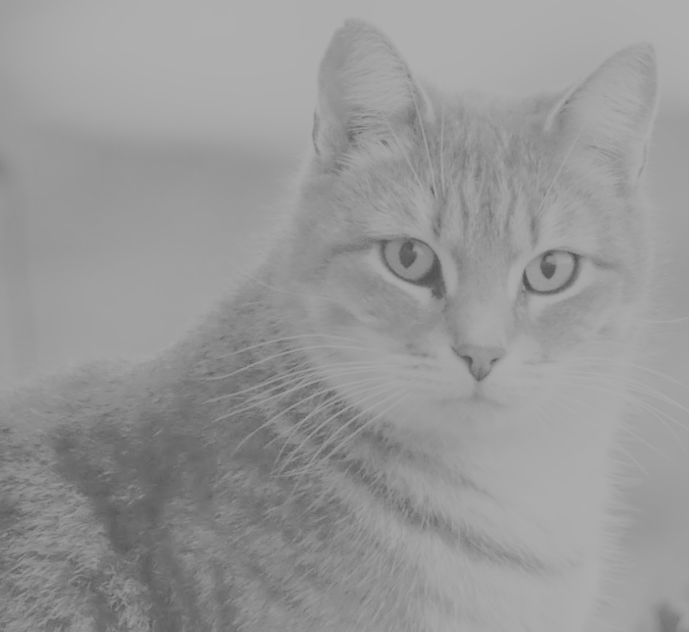
#> input picture Ex02/OtsuThresholding/hello.png, 689 x 632 px
$ python histo_eq.py
#> lines starting #> are read from the running program, lines starting #| are printed output that depends on the picture
"""
Created on 30.05.2022
@Author: HUANG, TIAN

"""

# Implement the histogram equalization in this file
import cv2
import numpy as np
import matplotlib.pyplot as plt

img = cv2.imread('hello.png', 0)
#> img is the input picture: shape (632, 689); min 78, max 175, mean 151.1


def createHistogram(img):
    histogram = np.zeros([256], np.int32)
    for row in range(img.shape[0]):
        for column in range(img.shape[1]):
            histogram[img[row][column]] += 1
    return histogram

#
# plt.plot(createHistogram(img))
# plt.show()

hist = createHistogram(img)
#> hist = 256 values, max 20626 at index 174, min 0 at index 0, mean 1701
print(sum(hist[:90]))
#| 249


def pdf(pixel_value: int):
    size = img.shape[0] * img.shape[1]
    px = hist[pixel_value] / size
    return px


def cdf(pixel_value: int):
    cx = 0
    for u in range(pixel_value + 1):
        px = pdf(u)
        cx += px
    return cx


"""Pixels are spread evenly across the entire range of intensity values"""

c = np.zeros(256)
for i in range(256):
    c[i] = cdf(i)
print(sum(c[:90]))

plt.plot(c)
plt.show()
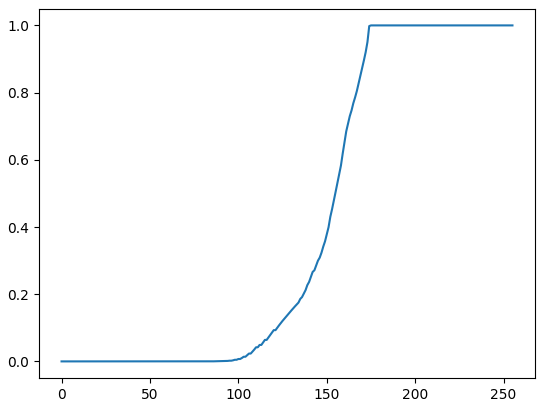
#> figure drawn by matplotlib, 1 panel; curve peaks at x = 175, y = 1

c_min = c[np.argmin(c)]

new_image = np.zeros(img.shape)
for row in range(img.shape[0]):
    for column in range(img.shape[1]):
#> (the run stopped early here; a loop or call above may not have finished)
